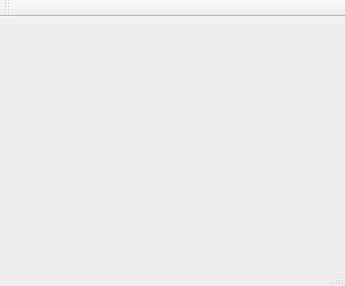
<?xml version="1.0" encoding="UTF-8"?>
<ui version="4.0">
 <class>MainWindow</class>
 <widget class="QMainWindow" name="MainWindow">
  <property name="geometry">
   <rect>
    <x>0</x>
    <y>0</y>
    <width>345</width>
    <height>286</height>
   </rect>
  </property>
  <property name="windowTitle">
   <string>Traffic Lights Controller</string>
  </property>
  <widget class="QWidget" name="centralWidget">
   <layout class="QGridLayout" name="gridLayout_2"/>
  </widget>
  <widget class="QToolBar" name="mainToolBar">
   <attribute name="toolBarArea">
    <enum>TopToolBarArea</enum>
   </attribute>
   <attribute name="toolBarBreak">
    <bool>false</bool>
   </attribute>
  </widget>
  <widget class="QStatusBar" name="statusBar"/>
 </widget>
 <layoutdefault spacing="6" margin="11"/>
 <resources/>
 <connections/>
</ui>
